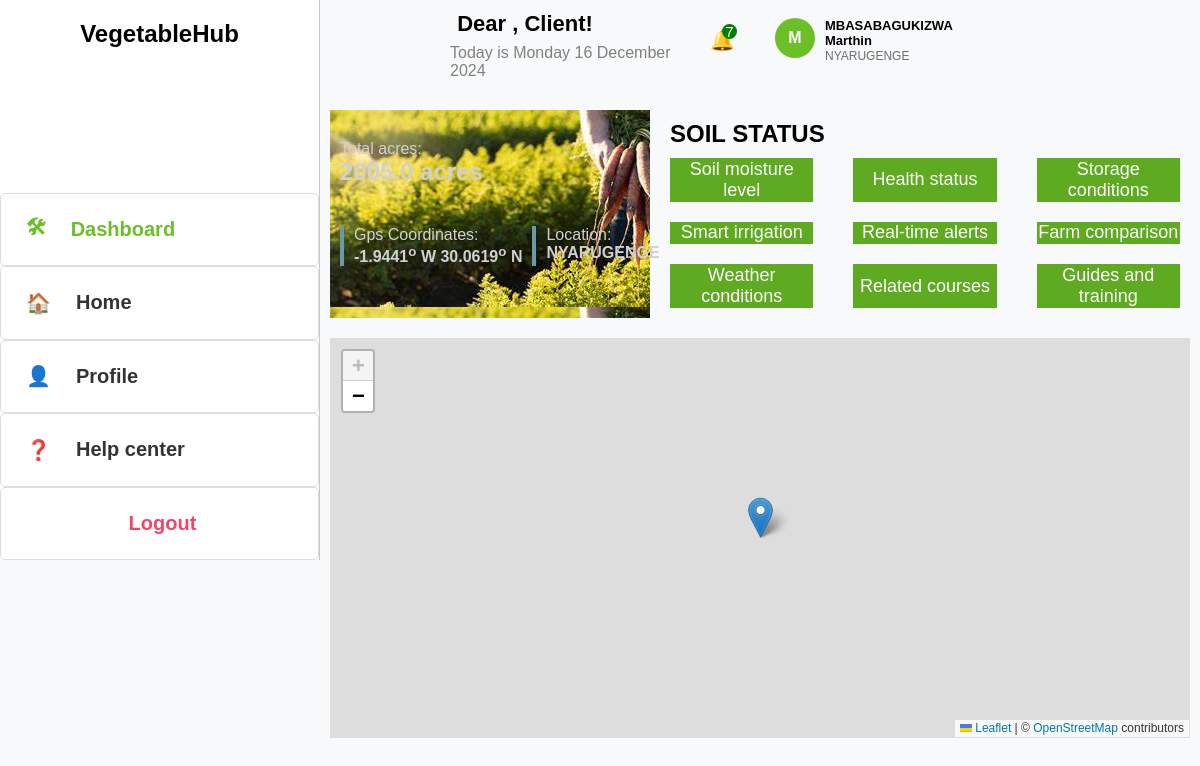
The app's page /user/11/, older data.
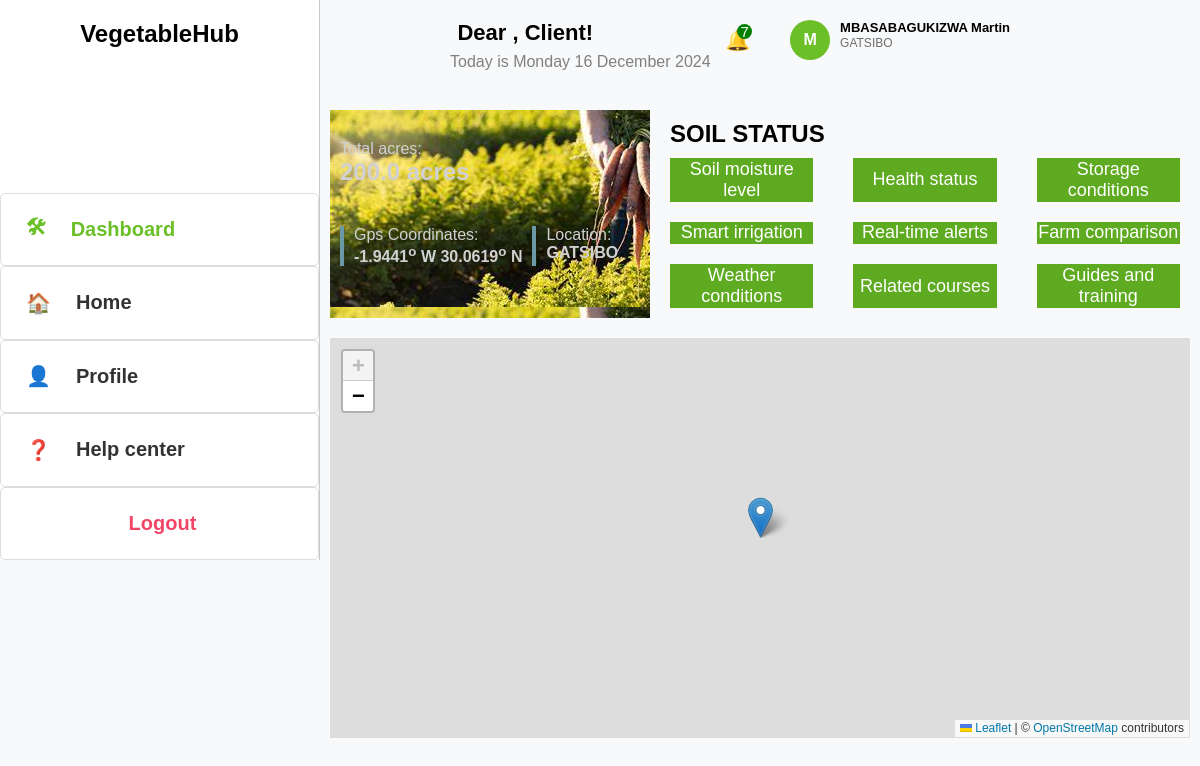
The same page, newer data.
### Webapp/models.py (models this page shows, shortened)
class Register(models.Model):
     user = models.ForeignKey(User, on_delete=models.CASCADE, null=True, blank=True)
     Names=models.CharField(max_length=255)
     email=models.EmailField(validators=[EmailValidator()])
     phone = models.CharField(
        max_length=15,
        validators=[RegexValidator(r'^\+?\d{10,15}$', message="Enter a valid phone number.")]
       )
     password = models.CharField(max_length=128)  # Store hashed password

class Farmer(models.Model):
    farmer_id = models.AutoField(primary_key=True)
    first_name = models.CharField(max_length=255)
    last_name = models.CharField(max_length=255)
    telephone = models.CharField(max_length=13)
    email = models.CharField(max_length=50)
    location = models.CharField(max_length=255)
    user=models.ForeignKey(User, on_delete=models.CASCADE, related_name='farmers')
    Vegetable_type=models.CharField(max_length=20, default='Carrot')

class Farm(models.Model):
    farm_id = models.AutoField(primary_key=True)
    farm_name = models.CharField(max_length=255)
    latitude = models.FloatField(default=-1.9441)  # Default to Kigali latitude
    longitude = models.FloatField(default=30.0619)  # Default to Kigali longitude
    area_size = models.FloatField()
    farmer = models.ForeignKey(Farmer, on_delete=models.CASCADE, related_name='farms')
    user=models.ForeignKey(User, on_delete=models.CASCADE, related_name='farm')
    Vegetable_type=models.CharField(max_length=20, default='Carrot')
    farm_image=models.ImageField(null=True,default="th1.jpeg")

### Webapp/views.py (the view)
# urls.py: path('user/<str:pk>/',views.userPage,name='user'),
def userPage(request,pk):
    users=Register.objects.all()
    user = get_object_or_404(Register, pk=pk)
    farmers = Farmer.objects.filter(email=user.email)
    farms = Farm.objects.filter(farmer__email=user.email)
    context={'user':user,
             'farmers':farmers,
             'farms':farms,
             'now': now(),
             'users':users}
    return render(request,'Webapp/userdashboard.html',context)

### Webapp/templates/Webapp/userdashboard.html (shortened to what this page needs)
{%load static%}
<!DOCTYPE html>
<html lang="en">
<head>
<link rel="stylesheet" href="https://cdnjs.cloudflare.com/ajax/libs/leaflet/1.9.4/leaflet.css"/>
</head>
</head>
<body>
    <div class="first">
        <div class="sidebar">
            <h2>VegetableHub</h2>
            <a href="#" class="active"><span>&#x1F6E0;</span>Dashboard</a>
            <a href="{%url 'home'%}"><span>&#x1F3E0;</span>Home</a>
            <a href="{%url 'view_profile' user.id%}"><span>&#x1F464;</span>Profile</a>
            <a href="{%url 'help' user.id%}"><span class="icon">❓</span>Help center</a>
            <a href="{% url 'login-user'%}" style="color: #f14668; padding-left: 40%;">Logout</a>
        </div>
    </div>
    <div class="second">
        <div class="header">
            <div class="schedules">
              {%for  farmer in farmers%}
                <h1>Dear , <span style="color: black;"> Client!</span></h1>
                <p class="date">Today is {{ now|date:"l j F Y" }}</p>
            </div>
            <div class="prof">
              <div class="notif">&#x1F514; <span>{{users.count}}</span></div>
                    <div class="upper">
                        <div class="profile">
                      {{user.Names|slice:1}}
                        </div>
                        <div class="address">
                            <strong>{{user.Names}}</strong> <br>
                            <span>{{farmer.location}}</span>
                        </div>
                      </div>
                      {%endfor%}
            </div>
        </div>
<div class="whole">
  <div class="heading">
    <div class="photo">
      {%for farm in farms%}
      <p>Total acres:</p>
      <h2><span>{{ farm.area_size }} </span> acres</h2>
      <div class="dates">
        <div class="harvested">
          <p class="word">Gps Coordinates:</p>
          <p><b>{{farm.latitude}}<sup>o</sup> W {{farm.longitude}}<sup>o</sup>  N</b></p>
          {%endfor %}
        </div>
        {%for farmer in farmers%}
        <div class="planted">
          <p class="word">Location:</p>
          <p><b>{{farmer.location}}</b></p>
          {%endfor%}
        </div>
      </div>
    </div>
    <div class="det">
      <h2>SOIL STATUS</h2>
      <div class="details">
        <button>Soil moisture level</button>
        <button>Health status</button>
        <button>Storage conditions</button>
        <button>Smart irrigation</button>
        <button>Real-time alerts</button>
        <button>Farm comparison</button>
        <button>Weather conditions</button>
        <button>Related courses</button>
        <button>Guides and training</button>
      </div>
    </div>
  </div>
  <div class="map" id="map">
  </div>
  </div>
</div>
</body>
</html>

Row changes from the older to the newer data that the page shows:
changed Farmer: location "NYARUGENGE" → "GATSIBO"
changed Register: Names "MBASABAGUKIZWA Marthin" → "MBASABAGUKIZWA Martin"
changed Farm: area_size "2005.0" → "200.0"
